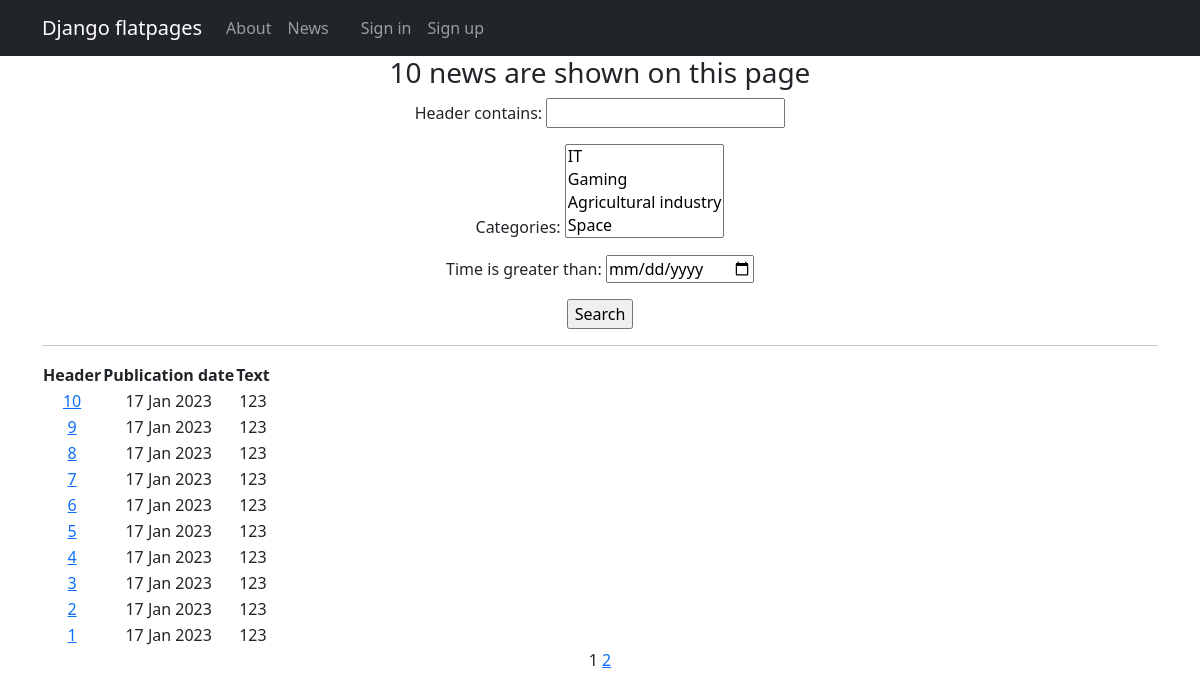
Page /news/search/ on the earlier database version.
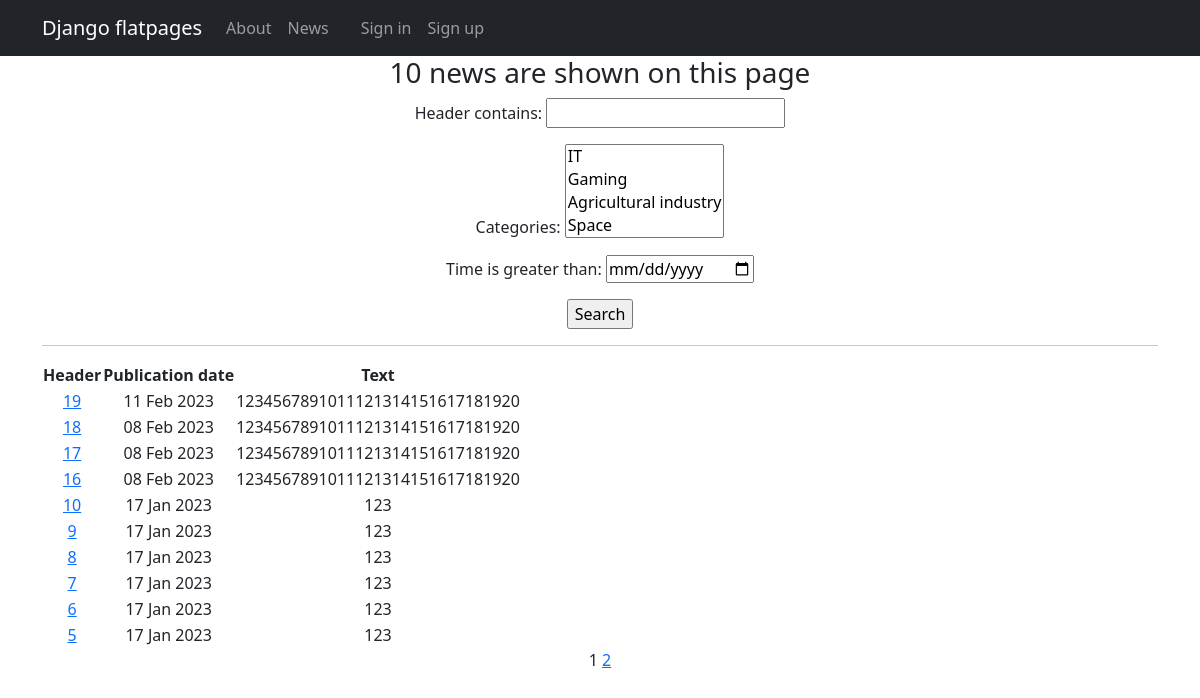
Same page on the later database version.
### news/models.py (models this page shows, shortened)
class Post(models.Model):
    author = models.ForeignKey('Author', on_delete=models.CASCADE)
    news = 'NW'
    article = 'AR'
    CATEGORY_CHOICES = [
        (news, 'News'),
        (article, 'Article'),
    ]
    category_type = models.CharField(max_length=2, choices=CATEGORY_CHOICES, default=news)
    time = models.DateTimeField(auto_now_add=True)
    categories = models.ManyToManyField('Category', through='PostCategory')
    header = models.CharField(max_length=128)
    text = models.TextField()
    rating = models.SmallIntegerField(default=0)

### news/views.py (the view)
# urls.py: path('search/', PostSearch.as_view(), name='post_search'),
class PostSearch(ListView):
    model = Post
    ordering = '-time'
    template_name = 'search.html'
    context_object_name = 'posts'
    paginate_by = 10
    def get_queryset(self):
        queryset = super().get_queryset()
        self.filterset = PostFilter(self.request.GET, queryset)
        return self.filterset.qs
    def get_context_data(self, **kwargs):
        context = super(PostSearch, self).get_context_data(**kwargs)
        context['filterset'] = self.filterset
        return context

### news/models.py (called while the page is built)
    def __str__(self):
        return f'{self.title}'

### news/templatetags/custom_filters.py (called while the page is built)
@register.filter()
def censor(text):
    bad_words = ['murder', 'kill', 'murderer', 'killer', 'killed', 'violence', 'cruelty',]
    str_word = text
    if not isinstance(text, str):
        raise TypeError(f'{type(text)} is not "str"')
    for x in punctuation_list:
        str_word = str_word.replace(x, ' ')
    str_word = str_word.split()
    for word in str_word:
        if word.lower() in bad_words:
            text = text.replace(word, f'{word[0]}{"*"*(len(word)-1)}')
    return text

### news/templatetags/custom_tags.py (called while the page is built)
@register.simple_tag(takes_context=True)
def url_replace(context, **kwargs):
    d = context['request'].GET.copy()
    for k, v in kwargs.items():
        d[k] = v
    return d.urlencode()

### templates/search.html (shortened to what this page needs)
{% extends 'flatpages/default.html' %}
{% load custom_filters %}
{% load custom_tags %}
{% block content %}
<h3>{{ posts|length }} news are shown on this page</h3>
<form action="" method="get">
    {{ filterset.form.as_p }}
    <input type="submit" value="Search" />
</form>
<hr>
{% if posts %}
    <table>
        <tr>
            <td><b>Header</b></td>
            <td><b>Publication date</b></td>
            <td><b>Text</b></td>
            <td>
            </td>
        </tr>
        {% for post in posts %}
            <tr>
                <td><a href="{% url 'post_detail' post.id %}">{{ post.header|censor }}</a></td>
                <td>{{ post.time|date:'d M Y' }}</td>
                <td>{{ post.text|truncatewords:20|censor }}</td>
                <td>
                </td>
            </tr>
        {% endfor %}
    </table>
{% else %}
<h2>There is no such news</h2>
{% endif %}
{{ page_obj.number }}
{% if page_obj.has_next %}
    <a href="?{% url_replace page=page_obj.next_page_number %}">{{ page_obj.next_page_number }}</a>
{% endif %}
{% endblock content %}

Differences in the rows shown:
no longer on this page (row unchanged): Post: header|censor "4", time "17 Jan 2023", text|censor "123"
no longer on this page (row unchanged): Post: header|censor "3", time "17 Jan 2023", text|censor "123"
no longer on this page (row unchanged): Post: header|censor "2", time "17 Jan 2023", text|censor "123"
no longer on this page (row unchanged): Post: header|censor "1", time "17 Jan 2023", text|censor "123"
added Post: header|censor "19", time "11 Feb 2023", text|censor "1234567891011121314151617181920"
added Post: header|censor "18", time "08 Feb 2023", text|censor "1234567891011121314151617181920"
added Post: header|censor "17", time "08 Feb 2023", text|censor "1234567891011121314151617181920"
added Post: header|censor "16", time "08 Feb 2023", text|censor "1234567891011121314151617181920"
